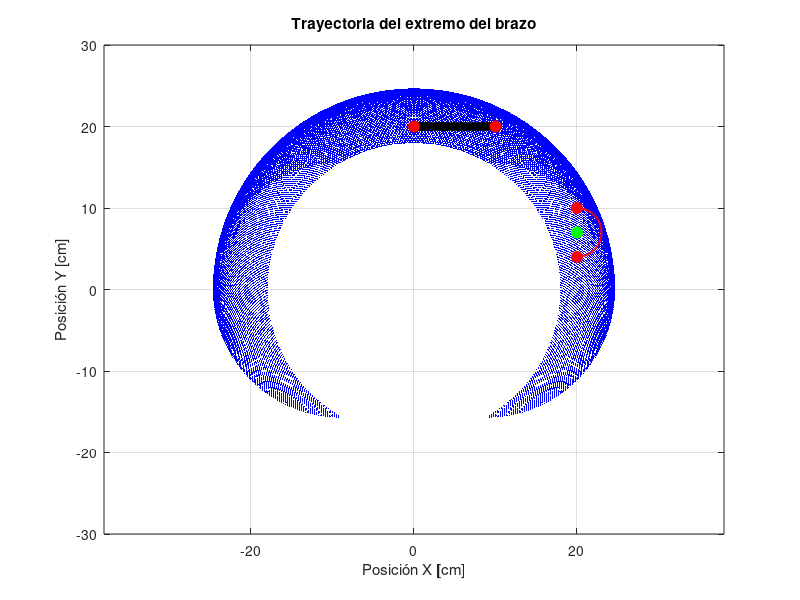

MATLAB code to generate this figure: (Note: this script raises an error after producing the figure.)
clear all
clc
close all

%% Parameters
r1 = 89.537/10; % Longitud barra 1 [cm]
r2 = 15.6463;   % Longitud barra 2 [cm]

%% Initial Conditions DK
% Inicializar los rangos de los ángulos
angulo_brazo1 = -90:1:90;  % Ángulo del brazo 1 (de -90 a 90 grados)
angulo_brazo2 = -90:1:90;  % Ángulo del brazo 2 (de -90 a 90 grados)

% Crear una cuadrícula de combinaciones de ángulos
[grid_brazo1, grid_brazo2] = meshgrid(angulo_brazo1, angulo_brazo2);

% Convertir las matrices en vectores columna
TH = [grid_brazo1(:), grid_brazo2(:)];

% Convertir los ángulos de la matriz TH de grados a radianes
TH_radianes = deg2rad(TH);

th1 = TH_radianes(:,1);
th2 = TH_radianes(:,2);

%% Cálculo de la posición del extremo del brazo
ly = r1*cos(th1) + r2*cos(th1 + th2);
lx = r1*sin(th1) + r2*sin(th1 + th2);

%% Gráfica de los puntos
figure;
plot(lx, ly, 'b.', 'MarkerSize', 2);
title('Trayectoria del extremo del brazo');
xlabel('Posición X [cm]');
ylabel('Posición Y [cm]');
ylim([-30, 30])
axis equal;
grid on;
hold on;

%% Agregar semicircunferencia
% Definir dos puntos para la semicircunferencia
x1 = 20; y1 = 4;  % Coordenadas del primer punto
x2 = 20; y2 = 10; % Coordenadas del segundo punto

% Calcular la distancia y el radio
d = sqrt((x2 - x1)^2 + (y2 - y1)^2);
R = d / 2; % Radio como la mitad de la distancia

% Calcular el punto medio entre x1 y x2
Mx = (x1 + x2) / 2;
My = (y1 + y2) / 2;

% Calcular la altura desde el punto medio al centro
h = sqrt(R^2 - (d / 2)^2);

% Vector unitario perpendicular al segmento entre (x1, y1) y (x2, y2)
dx = x2 - x1;
dy = y2 - y1;
u_x = -dy / d;
u_y = dx / d;

% Calcular el centro de la semicircunferencia
Cx = Mx + h * u_x;
Cy = My + h * u_y;

%% Generar la semicircunferencia
theta = linspace(atan2(y1 - Cy, x1 - Cx), atan2(y2 - Cy, x2 - Cx), 60);

% CORRECCIÓN: x e y correctamente asignados
x_semi = Cx + R * cos(theta);  % coordenada X
y_semi = Cy + R * sin(theta);  % coordenada Y

% Graficar la semicircunferencia
plot(x_semi, y_semi, 'r-', 'LineWidth', 1.5);
plot([x1 x2], [y1 y2], 'ro', 'MarkerSize', 8, 'MarkerFaceColor', 'r');
plot(Cx, Cy, 'go', 'MarkerSize', 8, 'MarkerFaceColor', 'g');

% legend('Trayectoria del brazo', 'Semicircunferencia', 'Puntos extremos', 'Centro de la semicircunferencia',Location='southeast');
hold on;
%% Línea recta entre los dos puntos
x1_l = 0; y1_l = 20;
x2_l = 10; y2_l = 20;
plot([x1_l, x2_l], [y1_l, y2_l], 'k-', 'LineWidth', 1.5);
% Calcular puntos intermedios en la línea recta
num_puntos_intermedios = 20; % Número de puntos intermedios
x_intermedios = linspace(x1_l, x2_l, num_puntos_intermedios);
y_intermedios = linspace(y1_l, y2_l, num_puntos_intermedios);
% Trazar los puntos intermedios
plot(x_intermedios,y_intermedios, 'ko', 'MarkerSize', 6, 'MarkerFaceColor', 'k');
% Marcar los puntos extremos y el centro de la semicircunferencia
plot(x1_l, y1_l, 'ro', 'MarkerSize', 8, 'MarkerFaceColor', 'r'); % Punto inicial
plot(x2_l, y2_l , 'ro', 'MarkerSize', 8, 'MarkerFaceColor', 'r'); % Punto final
hold on;
%%
Ts = 0.1;
[scara_bodytree,ms2r_info] = importrobot('main_scara_ss_bodytree.slx');
% wp(1,:) = [   0, -5.15, -4.94, 0.18,  5.06,  4.96]/100; % trayectoria de x
% wp(2,:) = [24.6, 22.85, 20.25, 20.4, 20.33, 22.69]/100; % y
%% Waypoints corregidos
n = length(x_semi);  % número de puntos (60)

wp(1,:) = x_semi ;           % X en metros
wp(2,:) = y_semi;           % Y en metros
wp(3,:) = 0.0 * ones(1, n);   % Z constante en metros
% n = length(wp)
% CORRECCIÓN: usar n (número de columnas) no length(wp)
wp(4,:) = (0:n-1) / 10;           % Tiempos: 0, 0.1, 0.2, ..., 5.9 seg
% %%
% tiempo = out.angulos.Time;
% datos = rad2deg(out.angulos.Data)+90;
% % plot(datos(:,1),datos(:,2))
% %%
% % Combina los datos de tiempo y datos en una sola matriz
% datosGuardar = [tiempo, datos];
% 
% % Guarda la matriz en un archivo .txt
% writematrix(datosGuardar, 'angulos.txt', 'Delimiter', 'tab'); % Usa tabulación como delimitador
%%
tiempo = wp(4,:)'
datos = (wp(1:2,:)*100)'
% plot(datos(:,1),datos(:,2))
%%
% Combina los datos de tiempo y datos en una sola matriz
datosGuardar = [tiempo, datos];

% Guarda la matriz en un archivo .txt
writematrix(datosGuardar, 'puntos_circulo_60.txt', 'Delimiter', 'tab'); % Usa tabulación como delimitador
